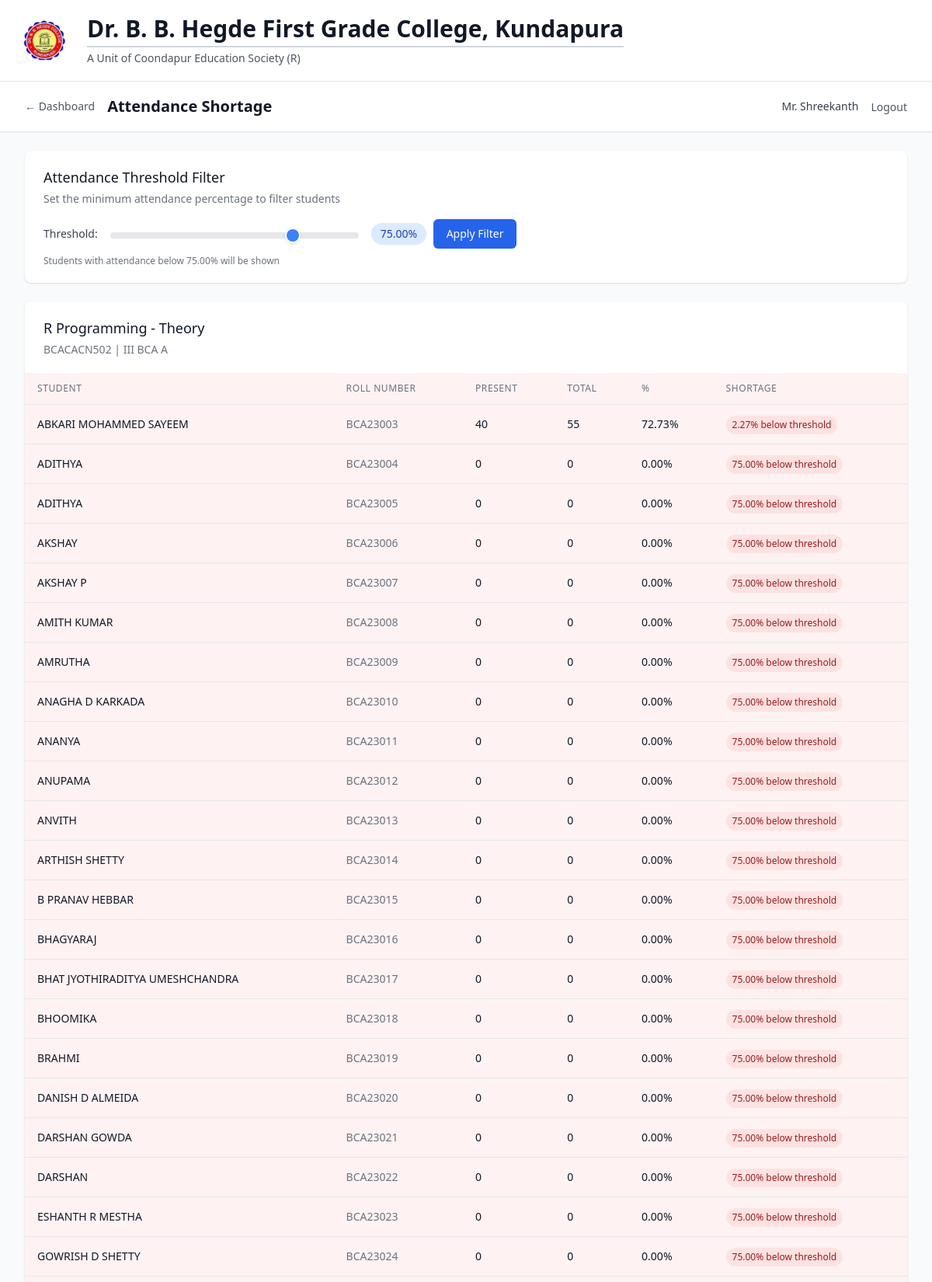
Page /lecturer/reports/attendance-shortage (signed in, upper part) on the committed database.
### models/user.py (models this page shows, shortened)
class Lecturer(db.Model):
    __tablename__ = 'lecturer'
    id = db.Column(db.Integer, primary_key=True)
    lecturer_id = db.Column(db.String(20), unique=True, nullable=False, index=True)
    name = db.Column(db.String(100), nullable=False)
    username = db.Column(db.String(80), unique=True, nullable=False, index=True)
    password_hash = db.Column(db.String(120), nullable=False)
    password_encrypted = db.Column(db.Text, nullable=True)  # Encrypted password for management access
    email = db.Column(db.String(120), unique=True, nullable=True)
    created_at = db.Column(db.DateTime, default=datetime.utcnow)
    last_login = db.Column(db.DateTime)
    is_active = db.Column(db.Boolean, default=True)
    subject_assignments = db.relationship('SubjectAssignment', backref='lecturer', lazy='dynamic')
    attendance_records = db.relationship('AttendanceRecord', backref='lecturer', lazy='dynamic')
    monthly_summaries = db.relationship('MonthlyAttendanceSummary', backref='lecturer', lazy='dynamic')
    student_marks = db.relationship('StudentMarks', backref='lecturer', lazy='dynamic')
    def get_assigned_subjects(self):
        from datetime import datetime
        current_year = datetime.now().year
        active_assignments_current_year = (
            self.subject_assignments
                .filter_by(academic_year=current_year, is_active=True)
                .all()
        )
        return [assignment.subject for assignment in active_assignments_current_year]

### models/academic.py (models this page shows, shortened)
class Subject(db.Model):
    __tablename__ = 'subject'
    id = db.Column(db.Integer, primary_key=True)
    name = db.Column(db.String(100), nullable=False)
    code = db.Column(db.String(20), nullable=False, index=True)
    course_id = db.Column(db.Integer, db.ForeignKey('course.id'), nullable=False)
    semester = db.Column(db.Integer, nullable=False)
    year = db.Column(db.Integer, nullable=False)
    credits = db.Column(db.Integer, default=3)
    description = db.Column(db.Text, nullable=True)
    created_at = db.Column(db.DateTime, default=datetime.utcnow)
    is_active = db.Column(db.Boolean, default=True)
    assignments = db.relationship('SubjectAssignment', backref='subject', lazy='dynamic')
    enrollments = db.relationship('StudentEnrollment', backref='subject', lazy='dynamic')
    attendance_records = db.relationship('AttendanceRecord', backref='subject', lazy='dynamic')
    monthly_summaries = db.relationship('MonthlyAttendanceSummary', backref='subject', lazy='dynamic')
    student_marks = db.relationship('StudentMarks', backref='subject', lazy='dynamic')
    __table_args__ = (db.UniqueConstraint('code', 'course_id', name='unique_subject_code_per_course'),)
    def get_enrolled_students(self):
        return [enrollment.student for enrollment in self.enrollments.filter_by(is_active=True)]
    def get_attendance_percentage(self, student_id):
        total_classes = self.attendance_records.filter_by(student_id=student_id).count()
        if total_classes == 0:
            return 0
        present_classes = self.attendance_records.filter_by(
            student_id=student_id,
            status='present'
        ).count()
        return round((present_classes / total_classes) * 100, 2)

class Course(db.Model):
    __tablename__ = 'course'
    id = db.Column(db.Integer, primary_key=True)
    name = db.Column(db.String(100), nullable=False)
    code = db.Column(db.String(20), unique=True, nullable=False, index=True)
    description = db.Column(db.Text, nullable=True)
    duration_years = db.Column(db.Integer, default=3, nullable=False)
    total_semesters = db.Column(db.Integer, default=6, nullable=False)
    created_at = db.Column(db.DateTime, default=datetime.utcnow)
    is_active = db.Column(db.Boolean, default=True)
    students = db.relationship('Student', backref='course', lazy='dynamic')
    subjects = db.relationship('Subject', backref='course', lazy='dynamic')

### models/student.py (models this page shows, shortened)
class Student(db.Model):
    __tablename__ = 'student'
    id = db.Column(db.Integer, primary_key=True)
    roll_number = db.Column(db.String(20), unique=True, nullable=False, index=True)
    name = db.Column(db.String(100), nullable=False)
    course_id = db.Column(db.Integer, db.ForeignKey('course.id'), nullable=False)
    academic_year = db.Column(db.Integer, nullable=False)
    current_semester = db.Column(db.Integer, default=1)
    email = db.Column(db.String(120), unique=True, nullable=True)
    phone = db.Column(db.String(15), nullable=True)
    address = db.Column(db.Text, nullable=True)
    date_of_birth = db.Column(db.Date, nullable=True)
    admission_date = db.Column(db.Date, default=datetime.utcnow().date())
    created_at = db.Column(db.DateTime, default=datetime.utcnow)
    is_active = db.Column(db.Boolean, default=True)
    enrollments = db.relationship('StudentEnrollment', backref='student', lazy='dynamic')
    attendance_records = db.relationship('AttendanceRecord', backref='student', lazy='dynamic')
    marks = db.relationship('StudentMarks', backref='student', lazy='dynamic')

### routes/auth.py (the view)
        def decorated_function(*args, **kwargs):
            if not SessionManager.is_authenticated(session):
                flash('Please log in to access this page', 'error')
                return redirect(url_for('auth.index'))
            if user_type:
                if user_type == 'management' and not SessionManager.is_management(session):
                    flash('Access denied. Management login required.', 'error')
                    return redirect(url_for('auth.management_login'))
                elif user_type == 'lecturer' and not SessionManager.is_lecturer(session):
                    flash('Access denied. Lecturer login required.', 'error')
                    return redirect(url_for('auth.lecturer_login'))
            return f(*args, **kwargs)

### app.py (called while the page is built)
def create_app():
    app = Flask(__name__)
    app.config.from_object(Config)
    db.init_app(app)
    csrf = CSRFProtect(app)
    @app.context_processor
    def inject_csrf_token():
        from flask_wtf.csrf import generate_csrf
        return dict(csrf_token=generate_csrf)
    from routes.auth import auth_bp
    from routes.management import management_bp
    from routes.lecturer import lecturer_bp
    app.register_blueprint(auth_bp)
    app.register_blueprint(management_bp, url_prefix='/management')
    app.register_blueprint(lecturer_bp, url_prefix='/lecturer')
    init_db(app)
    return app

### routes/auth.py (called while the page is built)
@auth_bp.app_context_processor
def inject_user():
    session_info = SessionManager.get_session_info(session)
    if session_info and session_info.get('user_type') == 'lecturer':
        try:
            from services.auth_service import AuthService
            user_obj, _ = AuthService.get_user_info('lecturer', session_info.get('user_id'))
            if user_obj and getattr(user_obj, 'name', None):
                session_info['name'] = user_obj.name
        except Exception:
            pass
    return {
        'current_user': session_info,
        'is_authenticated': SessionManager.is_authenticated(session),
        'is_management': SessionManager.is_management(session),
        'is_lecturer': SessionManager.is_lecturer(session)
    }

### services/auth_service.py (called while the page is built)
    @staticmethod
    def get_user_info(user_type, user_id):
        try:
            if user_type == 'management':
                user = Management.query.get(user_id)
            elif user_type == 'lecturer':
                user = Lecturer.query.get(user_id)
            else:
                return None, "Invalid user type"
            if not user:
                return None, "User not found"
            return user, "User found"
        except Exception as e:
            return None, f"Error getting user info: {str(e)}"

    @staticmethod
    def is_authenticated(session):
        return 'user_type' in session and 'user_id' in session

    @staticmethod
    def is_management(session):
        return session.get('user_type') == 'management'

    @staticmethod
    def is_lecturer(session):
        return session.get('user_type') == 'lecturer'

### services/lecturer_service.py (called while the page is built)
    @staticmethod
    def get_assigned_subjects(lecturer_id):
        try:
            lecturer = Lecturer.query.get(lecturer_id)
            if not lecturer:
                return []
            return lecturer.get_assigned_subjects()
        except Exception as e:
            return []

### templates/lecturer/attendance_shortage.html (shortened to what this page needs)
{% extends "base.html" %}
{% block content %}
<div class="min-h-screen bg-gray-50">
    <nav class="bg-white shadow-sm border-b border-gray-200">
        <div class="max-w-7xl mx-auto px-4 sm:px-6 lg:px-8">
            <div class="flex justify-between items-center h-16">
                <div class="flex items-center space-x-2 sm:space-x-4 min-w-0 flex-1">
                    <a href="{{ url_for('lecturer.dashboard') }}" class="text-sm text-gray-600 hover:text-black flex-shrink-0">← Dashboard</a>
                    <h1 class="text-sm sm:text-xl font-semibold text-gray-900 truncate">Attendance Shortage</h1>
                </div>
                <div class="hidden md:flex items-center space-x-4">
                    <span class="text-sm text-gray-700">{{ current_user.name or current_user.username }}</span>
                    <form method="POST" action="{{ url_for('auth.logout') }}" class="inline">
                        <button type="submit" class="text-sm text-gray-600 hover:text-black">Logout</button>
                    </form>
                </div>
            </div>
        </div>
    </nav>
    <div class="max-w-7xl mx-auto py-4 sm:py-6 px-4 sm:px-6 lg:px-8">
        <div class="bg-white shadow rounded-lg mb-6">
            <div class="px-4 py-4 sm:py-5 sm:px-6">
                <h3 class="text-base sm:text-lg leading-6 font-medium text-gray-900">Attendance Threshold Filter</h3>
                <p class="mt-1 text-sm text-gray-500">Set the minimum attendance percentage to filter students</p>
                <div class="mt-4">
                    <div class="flex items-center space-x-4">
                        <label for="threshold-slider" class="text-sm font-medium text-gray-700">Threshold:</label>
                        <div class="flex-1 max-w-xs">
                            <input type="range"
                                   id="threshold-slider"
                                   name="threshold"
                                   min="0"
                                   max="100"
                                   value="{{ threshold }}"
                                   class="w-full h-2 bg-gray-200 rounded-lg appearance-none cursor-pointer slider"
                                   oninput="updateThreshold(this.value)">
                        </div>
                        <div class="w-16">
                            <span id="threshold-value" class="inline-flex items-center px-3 py-1 rounded-full text-sm font-medium bg-blue-100 text-blue-800">
                                {{ "%.2f"|format(threshold) }}%
                            </span>
                        </div>
                        <button onclick="applyFilter()"
                                class="inline-flex items-center px-4 py-2 border border-transparent text-sm font-medium rounded-md text-white bg-blue-600 hover:bg-blue-700 focus:outline-none focus:ring-2 focus:ring-offset-2 focus:ring-blue-500">
                            Apply Filter
                        </button>
                    </div>
                    <div class="mt-2 text-xs text-gray-500">
                        Students with attendance below <span id="threshold-text">{{ "%.2f"|format(threshold) }}%</span> will be shown
                    </div>
                </div>
            </div>
        </div>
        {% if shortage_data %}
        <div class="space-y-4 sm:space-y-6">
            {% for data in shortage_data %}
            <div class="bg-white shadow rounded-lg">
                <div class="px-4 py-4 sm:py-5 sm:px-6">
                    <h3 class="text-base sm:text-lg leading-6 font-medium text-gray-900 truncate">{{ data.subject.name }}</h3>
                    <p class="mt-1 text-xs sm:text-sm text-gray-500">{{ data.subject.code }} | {{ data.subject.course.name if data.subject.course else 'N/A' }}</p>
                </div>
                <div class="hidden lg:block overflow-x-auto">
                    <table class="min-w-full divide-y divide-gray-200">
                        <thead class="bg-red-50">
                            <tr>
                                <th class="px-4 py-3 text-left text-xs font-medium text-gray-500 uppercase tracking-wider">Student</th>
                                <th class="px-4 py-3 text-left text-xs font-medium text-gray-500 uppercase tracking-wider">Roll Number</th>
                                <th class="px-4 py-3 text-left text-xs font-medium text-gray-500 uppercase tracking-wider">Present</th>
                                <th class="px-4 py-3 text-left text-xs font-medium text-gray-500 uppercase tracking-wider">Total</th>
                                <th class="px-4 py-3 text-left text-xs font-medium text-gray-500 uppercase tracking-wider">%</th>
                                <th class="px-4 py-3 text-left text-xs font-medium text-gray-500 uppercase tracking-wider">Shortage</th>
                            </tr>
                        </thead>
                        <tbody class="bg-white divide-y divide-gray-200">
                            {% for student_data in data.shortage_students %}
                            <tr class="bg-red-50 hover:bg-red-100">
                                <td class="px-4 py-3 whitespace-nowrap text-sm font-medium text-gray-900">{{ student_data.student.name }}</td>
                                <td class="px-4 py-3 whitespace-nowrap text-sm text-gray-500">{{ student_data.student.roll_number }}</td>
                                <td class="px-4 py-3 whitespace-nowrap text-sm text-gray-900">{{ student_data.present_classes }}</td>
                                <td class="px-4 py-3 whitespace-nowrap text-sm text-gray-900">{{ student_data.total_classes }}</td>
                                <td class="px-4 py-3 whitespace-nowrap text-sm text-gray-900">{{ "%.2f"|format(student_data.attendance_percentage) }}%</td>
                                <td class="px-4 py-3 whitespace-nowrap">
                                    <span class="inline-flex items-center px-2 py-1 rounded-full text-xs font-medium bg-red-100 text-red-800">
                                        {{ "%.2f"|format(threshold - student_data.attendance_percentage) }}% below threshold
                                    </span>
                                </td>
                            </tr>
                            {% endfor %}
                        </tbody>
                    </table>
                </div>
            </div>
            {% endfor %}
        </div>
        {% endif %}
    </div>
</div>
{% endblock %}

### templates/lecturer/attendance_shortage.html (style rules this page uses)
.slider { -webkit-appearance: none; appearance: none; background: #e5e7eb; outline: none; border-radius: 8px; }

### rows in the picture
Lecturer: name "Mr. Shreekanth"
Subject: subject.name "R Programming - Theory", subject.code "BCACACN502"
Course: subject.course "III BCA A"
Student: student.name "ABKARI MOHAMMED SAYEEM", student.roll_number "BCA23003"
Student: student.name "ADITHYA", student.roll_number "BCA23004"
Student: student.name "ADITHYA", student.roll_number "BCA23005"
Student: student.name "AKSHAY", student.roll_number "BCA23006"
Student: student.name "AKSHAY P", student.roll_number "BCA23007"
Student: student.name "AMITH KUMAR", student.roll_number "BCA23008"
Student: student.name "AMRUTHA", student.roll_number "BCA23009"
Student: student.name "ANAGHA D KARKADA", student.roll_number "BCA23010"
Student: student.name "ANANYA", student.roll_number "BCA23011"
Student: student.name "ANUPAMA", student.roll_number "BCA23012"
Student: student.name "ANVITH", student.roll_number "BCA23013"
Student: student.name "ARTHISH SHETTY", student.roll_number "BCA23014"
Student: student.name "B PRANAV HEBBAR", student.roll_number "BCA23015"
Student: student.name "BHAGYARAJ", student.roll_number "BCA23016"
Student: student.name "BHAT JYOTHIRADITYA UMESHCHANDRA", student.roll_number "BCA23017"
Student: student.name "BHOOMIKA", student.roll_number "BCA23018"
Student: student.name "BRAHMI", student.roll_number "BCA23019"
Student: student.name "DANISH D ALMEIDA", student.roll_number "BCA23020"
Student: student.name "DARSHAN GOWDA", student.roll_number "BCA23021"
Student: student.name "DARSHAN", student.roll_number "BCA23022"
Student: student.name "ESHANTH R MESTHA", student.roll_number "BCA23023"
Student: student.name "GOWRISH D SHETTY", student.roll_number "BCA23024"

### other values in the picture
{{ "%.2f"|format(threshold) }} "75.00"
{{ student_data.present_classes }} "40" "0" "0" "0" "0" "0" "0" "0" "0" "0" "0" "0" "0" "0" "0" "0" "0" "0" "0" "0" "0" "0"
{{ student_data.total_classes }} "55" "0" "0" "0" "0" "0" "0" "0" "0" "0" "0" "0" "0" "0" "0" "0" "0" "0" "0" "0" "0" "0"
{{ "%.2f"|format(student_data.attendance_percentage) }} "72.73" "0.00" "0.00" "0.00" "0.00" "0.00" "0.00" "0.00" "0.00" "0.00" "0.00" "0.00" "0.00" "0.00" "0.00" "0.00" "0.00" "0.00" "0.00" "0.00" "0.00" "0.00"
{{ "%.2f"|format(threshold - student_data.attendance_percentage) }} "2.27" "75.00" "75.00" "75.00" "75.00" "75.00" "75.00" "75.00" "75.00" "75.00" "75.00" "75.00" "75.00" "75.00" "75.00" "75.00" "75.00" "75.00" "75.00" "75.00" "75.00" "75.00"
